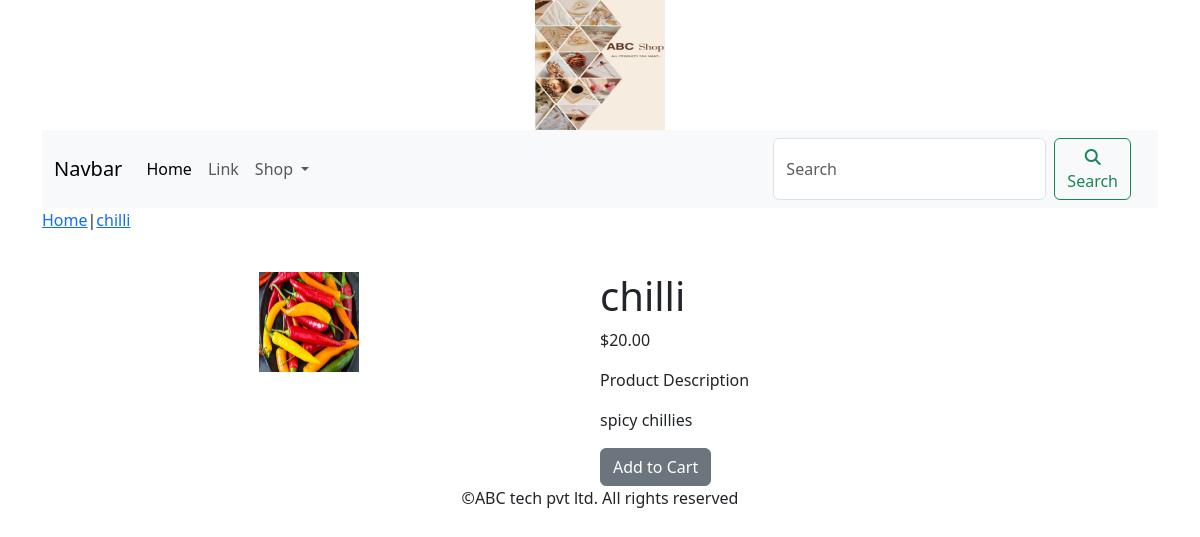
The page /vegetables/chilli/ on the database its author committed.
### shop/models.py (models this page shows, shortened)
class Product(models.Model):
    name=models.CharField(max_length=250,unique=True)
    slug=models.SlugField(max_length=250,unique=True)
    description=models.TextField(blank=True)
    price=models.DecimalField(max_digits=10,decimal_places=2)
    category=models.ForeignKey(Category,on_delete=models.CASCADE)
    image=models.ImageField(upload_to='product',blank=True)
    stock=models.IntegerField()
    available=models.BooleanField(default=True)
    created=models.DateTimeField(auto_now_add=True)
    updated=models.DateTimeField(auto_now=True)
    class Meta:
        ordering=('name',)
        verbose_name='product'
        verbose_name_plural='products'

### shop/views.py (the view)
# urls.py: path('<slug:c_slug>/<slug:product_slug>/',views.proDetail,name='prodCatdetail'),
def proDetail(request,c_slug,product_slug):
    try:
        product=Product.objects.get (category__slug=c_slug,slug=product_slug)
    except Exception as e:
        raise e
    return render(request,'product.html',{'product':product})

### cart/context_processors.py (called while the page is built)
def counter(request):
    item_count=0
    if 'admin' in request.path:
        return {}
    else:
        try:
            cart=Cart.objects.filter(cart_id=_cart_id(request))
            cart_items=CartItem.objects.all().filter(cart=cart[:1])
            for cart_item in cart_items:
                item_count += cart_item.quantity
        except Cart.DoesNotExist:
            item_count =0
    return dict(item_count=item_count)

### cart/views.py (called while the page is built)
def _cart_id(request):
    cart=request.session.session_key
    if not cart:
        cart=request.session.create()
    return cart

### shop/context_processors.py (called while the page is built)
def menu_links(request):
    links=Category.objects.all()
    return dict(links=links)

### shop/models.py (called while the page is built)
    def get_url(self):
        return reverse ('shop:products_by_category',args=[self.slug])

### template/product.html (shortened to what this page needs)
{% extends 'base.html' %}
{% load static %}
{% block content %}
<div class="row my_prod_row_class">
    <div class="mx_auto">
        <p><a href="{% url 'shop:allProdCat' %}">Home</a>|<a href="{{product.category.get_url}}">{{product.name}}</a></p>
    </div>
<div class="container"></div>
    <br>
    <div class="row">
        <div class="col-12 col-sm-12 col-md-12 col-lg-6 text-center">
            <div style="min-width:18rem">
                <img src="{{product.image.url}}" alt="{{product.name}}" style="width:100px;height:100px;">
            </div>
        </div>
            <div class="col-12 col-sm-12 col-md-12 col-lg-6">
                <div>
                <h1 class="my_prod_title">{{product.name}}</h1>
                <p>${{product.price}}</p>
                <p class="my_title">Product Description</p>
                <p class="text-justify my_prod_text">{{product.description}}</p>
                {% if product.stock <= 0 %}
                <p class="text-justify my_prod_text"><b>Out of Stock</b></p>
                {% else %}
                <a class="btn btn-secondary" href="{% url 'cart:add_cart' product.id %}">Add to Cart</a>
                {% endif %}
            </div>
        </div>
        </div>
    </div>
</div>
{% endblock %}

### rows shown on the page
Product: name "chilli", image (picture), price "20.00", description "spicy chillies"
